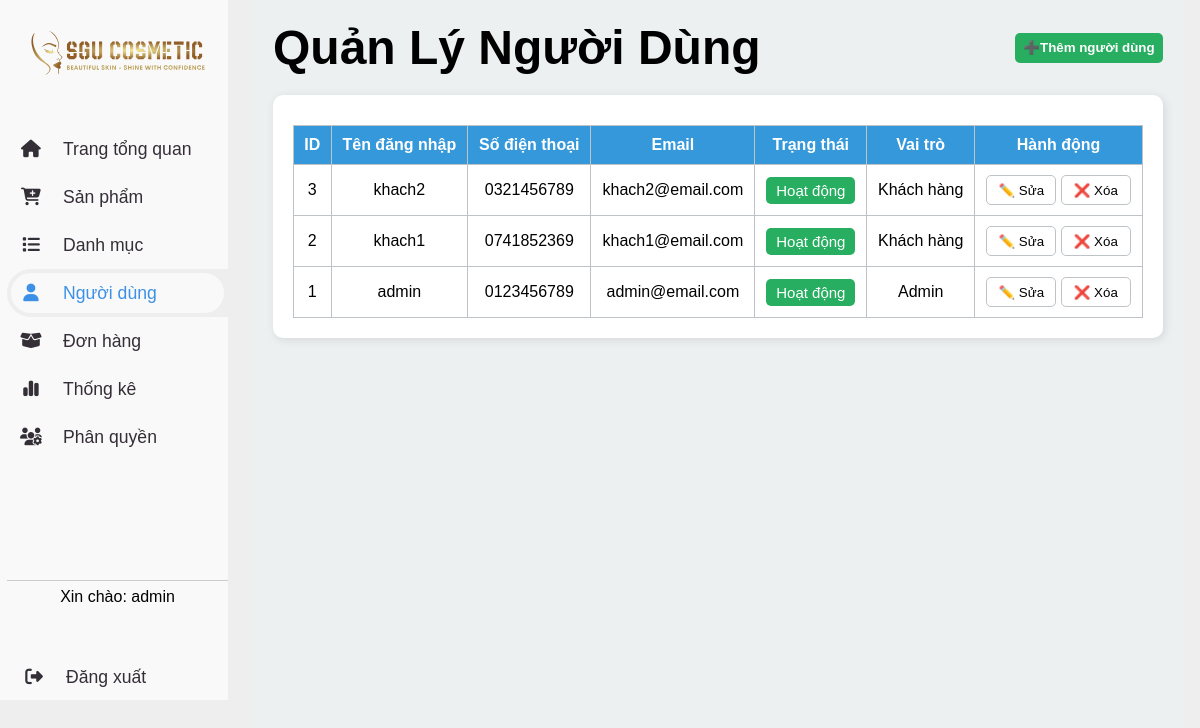
The app's page /admin.php?page=user with its own data.
### tables this page shows
CREATE TABLE users (
    user_id INT AUTO_INCREMENT PRIMARY KEY,
    username VARCHAR(50) UNIQUE,
    password VARCHAR(255),
    role_id INT,
    status TINYINT NOT NULL DEFAULT 1,
    FOREIGN KEY (role_id) REFERENCES NhomQuyen(role_id)
);

CREATE TABLE `NhomQuyen` (
    `role_id` INT NOT NULL PRIMARY KEY,
    `role_name` VARCHAR(50) NOT NULL,
    `trangthai` INT NOT NULL  
);

### handles/TKController.php (called while the page is built, shortened)
<?php
require_once('Model/TKModel.php');
class TKController
{
    private $tkmodel;
    public function __construct()
    {
        $this->tkmodel = new TKModel();
    }
    public function userList()
    {
        $users = $this->tkmodel->getAllUsers();
        include('view/UserList.php');
    }
}
?>

### database/connect.php (called while the page is built, shortened)
<?php
class database
{
    private $host = "localhost";
    private $dbname = "webbanhang";
    private $username = "root";
    private $password = "";
    private $conn;
    public function __construct()
    {
        $this->conn = new mysqli($this->host, $this->username, $this->password, $this->dbname);
    }
    public function getConnection()
    {
        return $this->conn;
    }
}

### Model/TKModel.php (called while the page is built, shortened)
<?php
require_once("database/connect.php");
class TKModel
{
    private $conn;
    public function __construct()
    {
        $db = new database();
        $this->conn = $db->getConnection();
    }
    public function getAllUsers()
    {
        $sql = "SELECT
            u.*,  -- Lấy tất cả các cột từ bảng users (user_id, username, password, role_id, status, ...)
            COALESCE(nv.phone, kh.phone) AS phone,
            -- Ưu tiên lấy số điện thoại từ bảng NhanVien (nếu tồn tại), nếu không có thì lấy từ bảng KhachHang
            COALESCE(nv.email, kh.email) AS email,
            -- Tương tự, ưu tiên lấy email từ bảng NhanVien, nếu không có thì lấy từ bảng KhachHang
            r.role_name
            -- Lấy tên vai trò từ bảng roles dựa trên role_id
            FROM users u
            -- Bảng chính là bảng users
            LEFT JOIN NhanVien nv ON nv.user_id = u.user_id
            -- Nối bảng NhanVien với users thông qua user_id (nếu người dùng là nhân viên thì sẽ có dữ liệu)
            LEFT JOIN KhachHang kh ON kh.user_id = u.user_id
            -- Nối bảng KhachHang với users thông qua user_id (nếu người dùng là khách hàng thì sẽ có dữ liệu)
            LEFT JOIN nhomquyen r ON u.role_id = r.role_id
            -- Nối bảng roles với users để lấy tên vai trò của người dùng dựa vào role_id
            ORDER BY u.user_id DESC
            -- Sắp xếp kết quả theo user_id giảm dần (người dùng mới nhất nằm trên cùng)
            ";
        $stmt = $this->conn->prepare($sql);
        $stmt->execute();
        $result = $stmt->get_result();
        $users = $result->fetch_all(MYSQLI_ASSOC);
        return $users;
    }
}

### view/UserList.php (the view, shortened to what this page needs)
<main class="main-content">
    <header>
        <h1>Quản Lý Người Dùng</h1>
        <button class="add-user-btn"><a href="admin.php?page=user&act=add">➕Thêm người dùng</a></button>
    </header>
    <section class="user-list">
        <table>
            <thead>
                <tr>
                    <th>ID</th>
                    <th>Tên đăng nhập</th>
                    <th>Số điện thoại</th>
                    <th>Email</th>
                    <th>Trạng thái</th>
                    <th>Vai trò</th>
                    <th>Hành động</th>
                </tr>
            </thead>
            <tbody id="userTable">
                <?php if (!empty($users)) : ?>
                    <?php foreach ($users as $user) : ?>
                        <tr>
                            <td><?= htmlspecialchars($user['user_id']) ?></td>
                            <td><?= htmlspecialchars($user['username']) ?></td>
                            <td><?= htmlspecialchars($user['phone']) ?></td>
                            <td><?= htmlspecialchars($user['email']) ?></td>
                            <td><?= $user['status'] == 0 ? '<span class="status-no-complete">Bị khóa</span>' : '<span class="status-complete">Hoạt động</span>' ?></td>
                            <td><?= htmlspecialchars($user['role_name']) ?></td>
                            <td>
                                <a href="admin.php?page=user&act=update&uid=<?= $user['user_id'] ?>">
                                    <button class="edit-btn">✏️ Sửa</button>
                                </a>
                                <button class="delete-btn-user" data-id="<?= $user['user_id'] ?>">❌ Xóa</button>
                            </td>
                        </tr>
                    <?php endforeach; ?>
                <?php else : ?>
                    <tr>
                        <td colspan="7">Không có dữ liệu.</td>
                    </tr>
                <?php endif; ?>
            </tbody>
        </table>
    </section>
</main>

### css/admin.css (style rules this page uses)
* { box-sizing: border-box; margin: 0; }
body { background-color: var(--grey); font-family: Arial, sans-serif; }
:root { --green: #098d1f; --blue: #3C91E6; --grey: #eee; --dark: #342E37; --light: #F9F9F9; }
.status-complete { background-color: #27ae60; color: #fff; padding: 5px 10px; border-radius: 5px; font-size: 15px; display: inline-block; }

### view/UserList.php (style rules this page uses)
* { margin: 0; padding: 0; box-sizing: border-box; font-family: Arial, sans-serif; }
.main-content { padding: 20px; background: #ECF0F1; min-height: 100vh; }
header { display: flex; justify-content: space-between; align-items: center; font-size: 24px; margin-bottom: 20px; }
.add-user-btn { background: #27AE60; color: white; border: none; width: 148px; height: 30px; border-radius: 5px; cursor: pointer; }
.add-user-btn a { font-weight: 600; text-decoration: none; color: white; }
.user-list { background: white; padding: 20px; border-radius: 10px; box-shadow: 2px 2px 10px rgba(0, 0, 0, 0.1); }
table { width: 100%; border-collapse: collapse; margin-top: 10px; }
th, td { border: 1px solid #BDC3C7; padding: 10px; text-align: center; }
td a { text-decoration: none; color: black; }
th { background: #3498DB; color: white; }
.edit-btn, .delete-btn-user { border: none; width: 70px; height: 30px; cursor: pointer; border-radius: 5px; border: 1px solid #BDC3C7; }
.edit-btn { background: white; }
.delete-btn-user { background: white; color: black; }

### records on screen
users: user_id "3", username "khach2", phone "0321456789", email "khach2@email.com", status "Hoạt động", role.role_name "Khách hàng"
users: user_id "2", username "khach1", phone "0741852369", email "khach1@email.com", status "Hoạt động", role.role_name "Khách hàng"
users: user_id "1", username "admin", phone "0123456789", email "admin@email.com", status "Hoạt động", role.role_name "Admin"
